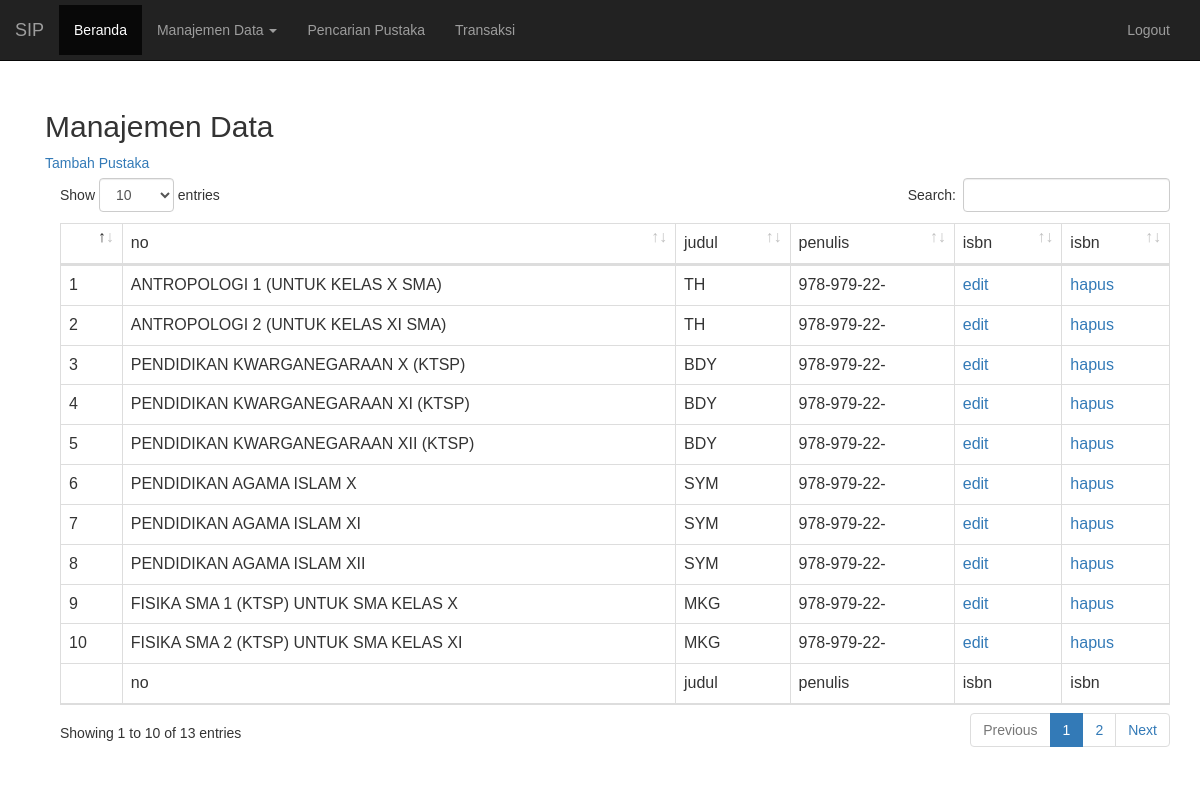
The app's page /manajemendata.php?hal=pustaka (signed in) with its own data.
### tables this page shows
CREATE TABLE `buku` (
  `id` int(11) NOT NULL,
  `judul` varchar(50) NOT NULL,
  `penulis` varchar(25) DEFAULT NULL,
  `isbn` varchar(11) DEFAULT NULL
);

### manajemendata.php (the view, shortened to what this page needs)
<body style="padding-top:50px;">
<?php
include ("head-html.php");
?>
<?php
if(isset($_SESSION['username'])&&isset($_SESSION['password'])){
  include ("navbar.php");
  if(!isset($_GET['hal'])){
?>
  <div class="container">
  <h2>Manajemen Data</h2>
  <ul>
    <li><a href="manajemendata.php?hal=anggota">Manajemen Anggota</a></li>
    <li><a href="manajemendata.php?hal=pustaka">Manajemen Pustaka</a></li>
  </ul>
  </div>
<?php
  }else if(isset($_GET['hal'])&&$_GET['hal']=='pustaka'){
?>
<div class="container">
  <h2>Manajemen Data</h2>
  <a href="form_pustaka.php">Tambah Pustaka</a>
<div class="card mb-3">
    <div class="card-block">
      <div class="table-responsive">
        <table class="table table-bordered" width="100%" id="dataTable" cellspacing="0">
          <thead>
            <th>
            	<td>no</td>
            	<td>judul</td>
            	<td>penulis</td>
            	<td>isbn</td>
            	<td>isbn</td>
            </th>
          </thead>
          <tfoot>
            <th>
            	<td>no</td>
            	<td>judul</td>
            	<td>penulis</td>
            	<td>isbn</td>
            	<td>isbn</td>
            </th>
          </tfoot>
          <tbody>
    <?php
    include_once ("database.php");
    $a=1;
    $query="select * from buku";
    $eksekusi=$db->query($query);
    while($data=$eksekusi->fetch(PDO::FETCH_ASSOC)){
    ?>
    <tr>
    	<td><?php echo $a; $a++;?></td>
    	<td><?php echo $data['judul']; ?></td>
    	<td><?php echo $data['penulis']; ?></td>
    	<td><?php echo $data['isbn']; ?></td>
    	<td><a id="show-form-ubah" href="form_pustaka.php?id=<?php echo $data['id']; ?>">edit</a></td>
    	<td><a id="hapus-data" href="aksi_pustaka.php?id=<?php echo $data['id']."&"; ?>proses=hapus">hapus</a></td>
    </tr>
    <?php
    }
    ?>
            </tbody>
          </table>
        </div>
    </div>
  </div>
</div>
<?php
  }else if(isset($_GET['hal'])&&$_GET['hal']=='anggota'){
?>
  <h2>Manajemen Data</h2>
    <a href="form_anggota.php">Tambah Anggota</a>
    <!-- <table width="513" border="0" align="center" class="table table-bordered">
    <tr bgcolor="#FFFFCC">
    	<td width="10">no</td>
    	<td width="880">judul</td>
    	<td width="220">penulis</td>
    	<td width="330">isbn</td>
    	<td colspan="2"></td>
    </tr> -->
  <div class="card mb-3">
    <div class="card-header">
      <i class="fa fa-table"></i>
    </div>
    <div class="card-block">
      <div class="table-responsive">
        <table class="table table-bordered" width="100%" id="dataTable" cellspacing="0">
          <thead>
          <tr>
          	<th>No</th>
          	<th>NOP</th>
          	<th>Nama</th>
          	<th>Alamat</th>
          	<th>Prov/Kota</th>
          	<th>JenisKelamin</th>
          	<th>Kelas</th>
          	<th>Tempat Lahir</th>
          	<th>Tanggal Lahir</th>
          	<th>No Telp</th>
          	<th></th>
          	<th></th>
          </tr>
          </thead>
          <tfoot>
            <tr>
            	<th>No</th>
            	<th>NOP</th>
            	<th>Nama</th>
            	<th>Alamat</th>
            	<th>Prov/Kota</th>
            	<th>JenisKelamin</th>
            	<th>Kelas</th>
            	<th>Tempat Lahir</th>
            	<th>Tanggal Lahir</th>
            	<th>No Telp</th>
            </tr>
          </tfoot>
          <tbody>
    <?php
    include_once ("database.php");
    $a=1;
    $query="select * from anggota";
    $eksekusi=$db->query($query);
    while($data=$eksekusi->fetch(PDO::FETCH_ASSOC)){
    ?>
    <tr>
    	<td><?php echo $a; $a++;?></td>
    	<td><?php echo $data['nopendaftaran']; ?></td>
    	<td><?php echo $data['nama']; ?></td>
    	<td><?php echo $data['alamat']; ?></td>
    	<td><?php echo $data['idprovinsi']." ".$data['idkota']; ?></td>
      <td><?php echo $data['jeniskelamin']; ?></td>
      <td><?php echo $data['idkelas']; ?></td>
      <td><?php echo $data['tempatlahir']; ?></td>
      <td><?php echo $data['tanggallahir']; ?></td>
      <td><?php echo $data['notelepon']; ?></td>
    	<td><a id="show-form-ubah" href="form_anggota.php?nopendaftaran=<?php echo $data['nopendaftaran']; ?>">Edit</a></td>
    	<td><a id="hapus-data" href="aksi_anggota.php?nopendaftaran=<?php echo $data['nopendaftaran']."&"; ?>proses=hapus">Hapus</a></td>
    </tr>
    <?php
    }
    ?>
          </tbody>
        </table>
      </div>
    </div>
  </div>
<script src="assets/vendor/datatables/jquery.dataTables.js"></script>
<script src="assets/vendor/datatables/dataTables.bootstrap4.js"></script>
<script src="assets/js/sb-admin.min.js"></script>
<?php
  }
}else{
	header('location:login.php');
}
?>

### assets/css/style.css (style rules this page uses)
* { font-family: sans-serif; margin: 0; padding: 0; }
.container { padding: 20px 25px; }

### records on screen
buku: judul "ANTROPOLOGI 1 (UNTUK KELAS X SMA)", penulis "TH", isbn "978-979-22-"
buku: judul "ANTROPOLOGI 2 (UNTUK KELAS XI SMA)", penulis "TH", isbn "978-979-22-"
buku: judul "PENDIDIKAN KWARGANEGARAAN X (KTSP)", penulis "BDY", isbn "978-979-22-"
buku: judul "PENDIDIKAN KWARGANEGARAAN XI (KTSP)", penulis "BDY", isbn "978-979-22-"
buku: judul "PENDIDIKAN KWARGANEGARAAN XII (KTSP)", penulis "BDY", isbn "978-979-22-"
buku: judul "PENDIDIKAN AGAMA ISLAM X", penulis "SYM", isbn "978-979-22-"
buku: judul "PENDIDIKAN AGAMA ISLAM XI", penulis "SYM", isbn "978-979-22-"
buku: judul "PENDIDIKAN AGAMA ISLAM XII", penulis "SYM", isbn "978-979-22-"
buku: judul "FISIKA SMA 1 (KTSP) UNTUK SMA KELAS X", penulis "MKG", isbn "978-979-22-"
buku: judul "FISIKA SMA 2 (KTSP) UNTUK SMA KELAS XI", penulis "MKG", isbn "978-979-22-"
